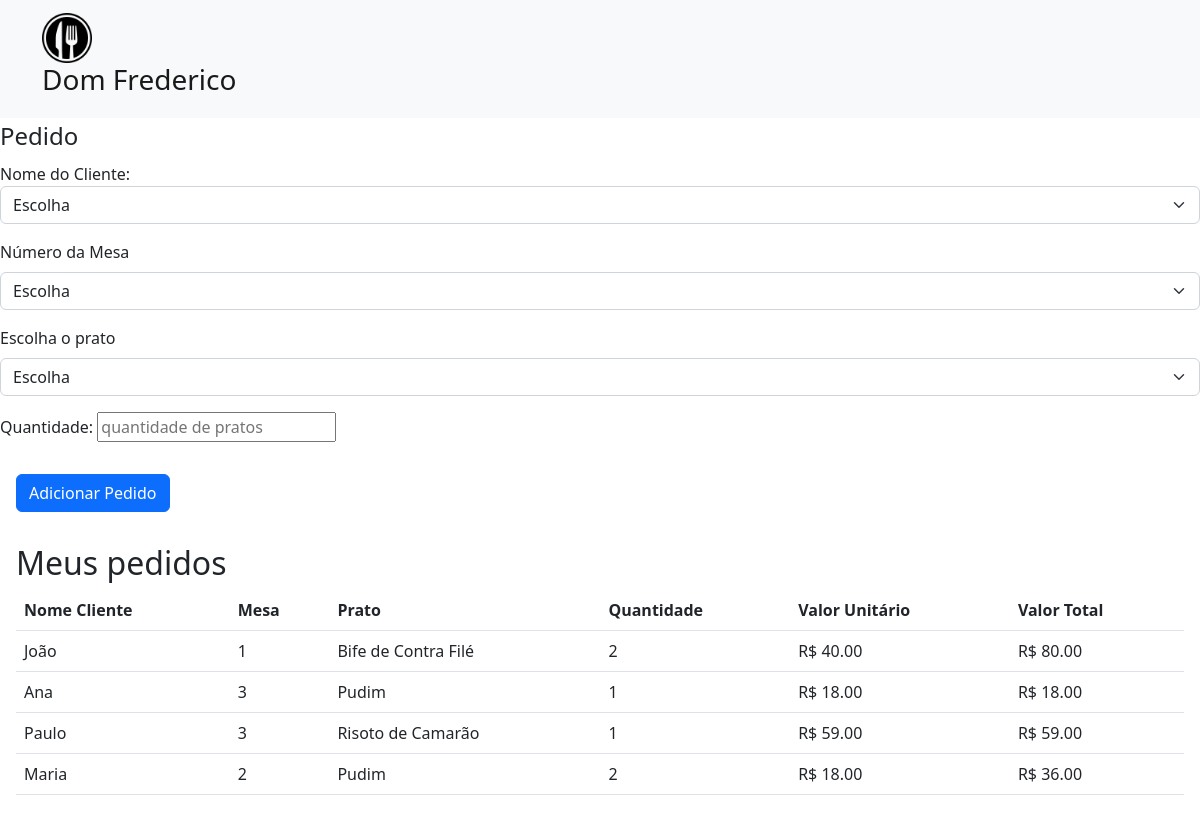
The page / on the database its author committed.
### tables this page shows
CREATE TABLE `pedidos_itens` (
  `id` int(11) NOT NULL,
  `id_pedido` int(11) NOT NULL,
  `id_item` int(11) NOT NULL,
  `mesa` int(11) NOT NULL
);

CREATE TABLE `clientes` (
  `id` int(11) NOT NULL,
  `nome` varchar(30) NOT NULL,
  `email` varchar(50) DEFAULT NULL,
  `celular` varchar(14) DEFAULT NULL,
  `data_cadastro` date DEFAULT NULL
);

CREATE TABLE `itens` (
  `id` int(11) NOT NULL,
  `nome` varchar(30) NOT NULL,
  `valor` decimal(7,2) DEFAULT NULL
);

CREATE TABLE `pedidos` (
  `id` int(11) NOT NULL,
  `id_cliente` int(11) NOT NULL,
  `valor_total` decimal(7,2) DEFAULT NULL,
  `data_cadastro` date DEFAULT NULL,
  `quantidade` int(11) NOT NULL
);

### index.php (the view, shortened to what this page needs)
<?php
require 'connection.php';
		$sql3 = "SELECT
		c.nome as nome_cliente, pi.mesa as mesa, i.nome as prato, p.quantidade as quant, i.valor as valor_unit, p.valor_total
			FROM
				pedidos_itens pi
			JOIN
				pedidos p
			ON
				pi.id_pedido = p.id
			JOIN
				itens i
			ON
				pi.id_item = i.id
			JOIN
				clientes c
			ON
				p.id_cliente = c.id;";
		$result3 = $conn->query($sql3);
?>
<!DOCTYPE html>
<html lang="pt-br">
<head>
	<link href="https://cdn.jsdelivr.net/npm/bootstrap@5.2.0-beta1/dist/css/bootstrap.min.css" rel="stylesheet">
</head>
<body>
	<Header>
		<nav class="navbar bg-light">
			<div class="container">
			<a class="navbar-brand" id="nav-fred" href="#">
				<img src="img/logo.png" alt="Logo Dom Frederico" width="50" height="50">
				<h3 class="text-start">Dom Frederico</h3>
			</a>
			</div>
		</nav>
	</Header>
	<main>
		<section>
			<form id="adicionar-pedido" action="index.php" method="POST">
				<fieldset>
					<legend>Pedido</legend>
					<div class="mb-3">
						<label for="nome">Nome do Cliente:</label>
						<select id="nome" name="nome" class="form-select">
							<option>Escolha</option>
						</select>
					</div>
					<div class="mb-3">
						<label for="num" class="form-label">Número da Mesa</label>
						<select id="mesa" name="mesa" class="form-select">
						  <option>Escolha</option>
						</select>
					</div>
					<div class="mb-3">
						<label for="prato" class="form-label">Escolha o prato</label>
						<select id="prato" name="prato" class="form-select">
							<option>Escolha</option>
						</select>
					</div>
					<div class="mb-3">
						<label for="nome">Quantidade:</label>
						<input id="qtd" name="quant" type="text" placeholder="quantidade de pratos" class="campo">
					</div>
					<div class="p-3">
				  		<button id="add-pedido" type="submit" name="submit" class="btn btn-primary">Adicionar Pedido</button>
					</div>
				</fieldset>
			  </form>
		</section>
		<section class="p-3">
			<h2>Meus pedidos</h2>
				<table class="table">
					<thead>
						<tr>
							<th scope="col">Nome Cliente</th>
							<th scope="col">Mesa</th>
							<th scope="col">Prato</th>
							<th scope="col">Quantidade</th>
							<th scope="col">Valor Unitário</th>
							<th scope="col">Valor Total</th>
						</tr>
					</thead>
					<tbody id="tabela-pedido">
							<?php
								while($user_data = mysqli_fetch_assoc($result3)){
									echo "<tr>";
									echo "<td>".$user_data['nome_cliente']."</td>";
									echo "<td>".$user_data['mesa']."</td>";
									echo "<td>".$user_data['prato']."</td>";
									echo "<td>".$user_data['quant']."</td>";
									echo "<td>R$ ".$user_data['valor_unit']."</td>";
									echo "<td>R$ ".$user_data['valor_total']."</td>";
									echo "</tr>";
								}
							?>
					</tbody>
				</table>
		</section>
	</main>
</body>
</html>

### rows shown on the page
pedidos_itens: clientes.nome "João", mesa "1", itens.nome "Bife de Contra Filé", id_pedido.quantidade "2", itens.valor "40.00", id_pedido.valor_total "80.00"
pedidos_itens: clientes.nome "Ana", mesa "3", itens.nome "Pudim", id_pedido.quantidade "1", itens.valor "18.00", id_pedido.valor_total "18.00"
pedidos_itens: clientes.nome "Paulo", mesa "3", itens.nome "Risoto de Camarão", id_pedido.quantidade "1", itens.valor "59.00", id_pedido.valor_total "59.00"
pedidos_itens: clientes.nome "Maria", mesa "2", itens.nome "Pudim", id_pedido.quantidade "2", itens.valor "18.00", id_pedido.valor_total "36.00"
